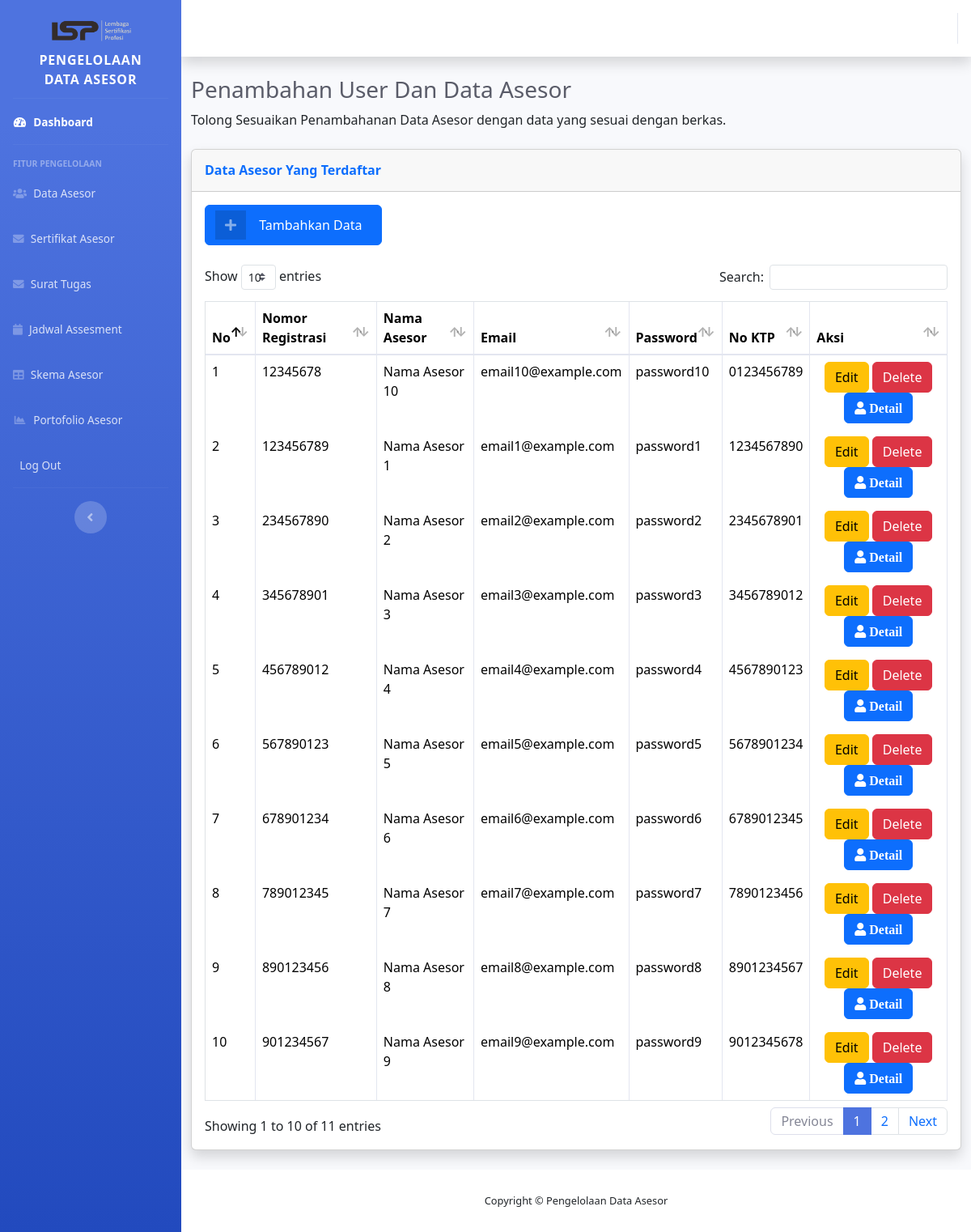
/CapstoneProject/index.php/asesor_control/dataAsesor, run on the app's committed database.
### tables this page shows
CREATE TABLE `asesor` (
  `nomor_registrasi_asesor` int(50) NOT NULL,
  `email` varchar(50) DEFAULT NULL,
  `alamat` varchar(255) DEFAULT NULL,
  `pendidikan_terakhir` varchar(25) DEFAULT NULL,
  `nama_asesor` varchar(255) DEFAULT NULL,
  `nomor_ktp` varchar(25) DEFAULT NULL,
  `password` varchar(25) DEFAULT NULL,
  `tanggal_lahir` date DEFAULT NULL,
  `gambar` varchar(200) NOT NULL
);

### CapstoneProject/application/controllers/asesor_control.php (called while the page is built, shortened)
<?php
class Asesor_control extends CI_Controller
{
  public function __construct()
  {
    $this->load->database();
    $this->load->helper('url', 'form');
    $this->load->library('form_validation');
  }
  public function dataAsesor()
  {
    $data = $this->asesor->TampilAsesor();
    $isi['asesor'] = $data;
    $this->load->view('source/sidebar');
    $this->load->view('source/header');
    $this->load->view('tambahUserAsesor', $isi);
    $this->load->view('source/footer');
  }
}
?>

### CapstoneProject/index.php (called while the page is built, shortened)
<?php
require_once BASEPATH.'core/CodeIgniter.php';

### CapstoneProject/application/models/asesor.php (called while the page is built, shortened)
<?php
class Asesor extends CI_Model{
  public function TampilAsesor()
  {
    $sql = "SELECT * FROM asesor";
    $data = $this->db->query($sql);
    $isi = $data->result_array();
    return $isi;
  }
}
?>

### CapstoneProject/application/views/tambahUserAsesor.php (the view, shortened to what this page needs)
<div class="container-fluid">
  <h1 class="h3 mb-2 text-gray-800">Penambahan User Dan Data Asesor</h1>
  <p class="mb-4">Tolong Sesuaikan Penambahanan Data Asesor dengan data yang sesuai dengan berkas.</p>
  <div class="card shadow mb-4">
    <div class="card-header py-3">
      <h6 class="m-0 font-weight-bold text-primary">Data Asesor Yang Terdaftar</h6>
    </div>
    <div class="card-body">
      <div class="table-responsive">
        <button href="" class="btn btn-primary btn-icon-split" data-toggle="modal" data-target="#tambahAsesor">
          <span class="icon text-white-50">
            <i class="fas fa-plus"></i>
          </span>
          <span class="text">Tambahkan Data</span>
        </button><br><br>
        <table class="table table-bordered" id="dataTable" width="100%" cellspacing="0">
          <thead>
            <tr>
              <th>No</th>
              <th>Nomor Registrasi</th>
              <th>Nama Asesor</th>
              <th>Email</th>
              <th>Password</th>
              <th>No KTP</th>
              <th>Aksi</th>
            </tr>
          </thead>
          <tbody>
            <?php
            $no = 0;
            foreach ($asesor as $asr) {
              $no++;
              ?>
              <tr>
                <td>
                  <?= $no ?>
                </td>
                <td>
                  <?= $asr['nomor_registrasi_asesor'] ?>
                </td>
                <td>
                  <?= $asr['nama_asesor'] ?>
                </td>
                <td>
                  <?= $asr['email'] ?>
                </td>
                <td>
                  <?= $asr['password'] ?>
                </td>
                <td>
                  <?= $asr['nomor_ktp'] ?>
                </td>
                <td>
                  <center><button type="button" class="btn btn-warning" data-toggle="modal"
                      data-target="#edit<?= $asr['nomor_registrasi_asesor'] ?>">
                      Edit
                    </button>
                    <button type="button" class="btn btn-danger" data-toggle="modal"
                      data-target="#delete<?= $asr['nomor_registrasi_asesor'] ?>">
                      Delete
                    </button>
                    <button type="button" class="btn btn-primary" data-toggle="modal"
                      data-target="#detail<?= $asr['nomor_registrasi_asesor'] ?>">
                      <i class="fa fa-user" aria-hidden="true">
                        Detail</i>
                    </button>
                  </center>
                </td>
              </tr>
            <?php } ?>
          </tbody>
        </table>
      </div>
    </div>
  </div>
</div>
</div>

### CapstoneProject/application/views/source/sidebar.php (shortened to what this page needs)
<!DOCTYPE html>
<html lang="en">
<head>
  <link
    href=" <?php echo base_url('Assets/vendor/fontawesome-free/css/all.min.css" rel="stylesheet" type="text/css') ?>">
  <link href="<?php echo base_url('Assets/css/sb-admin-2.min.css" rel="stylesheet'); ?>">
  <link href="<?php echo base_url('https://cdn.jsdelivr.net/npm/bootstrap@5.3.0/dist/css/bootstrap.min.css'); ?>"
    rel="stylesheet"
>
  <link href="<?php echo base_url('Assets/vendor/datatables/dataTables.bootstrap4.min.css" rel="stylesheet') ?>">
</head>
<body id="page-top">
  <div id="result-container">
    <div id="wrapper">
      <ul class="navbar-nav bg-gradient-primary sidebar sidebar-dark accordion" id="accordionSidebar">
        <br>
        <center><img src="<?php echo base_url('Assets/img/logolsp.png') ?>" alt="Logo" style="width:100px"></center> <a
          class="sidebar-brand d-flex align-items-center justify-content-center"
          href="<?php echo site_url('Admin'); ?>">
          <div class="sidebar-brand-text mx-3">Pengelolaan Data Asesor</div>
        </a>
        <hr class="sidebar-divider my-0">
        <li class="nav-item active">
          <a class="nav-link" href="<?php echo site_url('Admin'); ?>">
            <i class="fas fa-fw fa-tachometer-alt"></i>
            <span>Dashboard</span></a>
        </li>
        <hr class="sidebar-divider">
        <div class="sidebar-heading">
          Fitur Pengelolaan
        </div>
        <li class="nav-item">
          <a class="nav-link collapsed" href="<?php echo site_url('asesor_control/dataAsesor'); ?>">
            <i class="fa fa-users" aria-hidden="true"></i>
            <span>Data Asesor</span>
          </a>
        </li>
        <li class="nav-item">
          <a class="nav-link collapsed" href="<?php echo site_url('sertifikat'); ?>">
            <i class="fa fa-envelope" aria-hidden="true"></i>
            <span>Sertifikat Asesor</span>
          </a>
        </li>
        <li class="nav-item">
          <a class="nav-link collapsed" href="<?php echo site_url('suratTugas/SuratTugas'); ?>">
            <i class="fa fa-envelope" aria-hidden="true"></i>
            <span>Surat Tugas</span>
          </a>
        </li>
        <li class="nav-item">
          <a class="nav-link collapsed" href="<?php echo site_url('jadwal/jadwal'); ?>">
            <i class="fa fa-calendar" aria-hidden="true"></i>
            <span>Jadwal Assesment</span>
          </a>
        </li>
        <li class="nav-item">
          <a class="nav-link collapsed" href="<?php echo site_url('skema/skema'); ?>">
            <i class="fa fa-table" aria-hidden="true"></i>
            <span>Skema Asesor</span>
          </a>
        </li>
        <li class="nav-item">
          <a class="nav-link" href="<?php echo site_url('Admin/portofolio') ?>">
            <i class="fas fa-fw fa-chart-area"></i>
            <span>Portofolio Asesor </span></a>
        </li>
        <li class="nav-item">
          <a class="nav-link" href="<?php echo site_url('login/logoutAdmin'); ?>">
            <span>Log Out</span></a>
        </li>
        <hr class="sidebar-divider d-none d-md-block">
        <div class="text-center d-none d-md-inline">
          <button class="rounded-circle border-0" id="sidebarToggle"></button>
        </div>
      </ul>

### CapstoneProject/application/views/source/header.php (shortened to what this page needs)
<div id="content-wrapper" class="d-flex flex-column">
  <div id="content">
    <nav class="navbar navbar-expand navbar-light bg-white topbar mb-4 static-top shadow">
      <ul class="navbar-nav ml-auto">
      </ul>
    </nav>

### CapstoneProject/application/views/source/footer.php (shortened to what this page needs)
<footer class="sticky-footer bg-white">
  <div class="container my-auto">
    <div class="copyright text-center my-auto">
      <span>Copyright &copy; Pengelolaan Data Asesor</span>
    </div>
  </div>
</footer>
</div>
</div>
</div>
</body>
</html>

### data on the page
asesor: nomor_registrasi_asesor "12345678", nama_asesor "Nama Asesor 10", email "email10@example.com", password "password10", nomor_ktp "0123456789"
asesor: nomor_registrasi_asesor "123456789", nama_asesor "Nama Asesor 1", email "email1@example.com", password "password1", nomor_ktp "1234567890"
asesor: nomor_registrasi_asesor "234567890", nama_asesor "Nama Asesor 2", email "email2@example.com", password "password2", nomor_ktp "2345678901"
asesor: nomor_registrasi_asesor "345678901", nama_asesor "Nama Asesor 3", email "email3@example.com", password "password3", nomor_ktp "3456789012"
asesor: nomor_registrasi_asesor "456789012", nama_asesor "Nama Asesor 4", email "email4@example.com", password "password4", nomor_ktp "4567890123"
asesor: nomor_registrasi_asesor "567890123", nama_asesor "Nama Asesor 5", email "email5@example.com", password "password5", nomor_ktp "5678901234"
asesor: nomor_registrasi_asesor "678901234", nama_asesor "Nama Asesor 6", email "email6@example.com", password "password6", nomor_ktp "6789012345"
asesor: nomor_registrasi_asesor "789012345", nama_asesor "Nama Asesor 7", email "email7@example.com", password "password7", nomor_ktp "7890123456"
asesor: nomor_registrasi_asesor "890123456", nama_asesor "Nama Asesor 8", email "email8@example.com", password "password8", nomor_ktp "8901234567"
asesor: nomor_registrasi_asesor "901234567", nama_asesor "Nama Asesor 9", email "email9@example.com", password "password9", nomor_ktp "9012345678"
